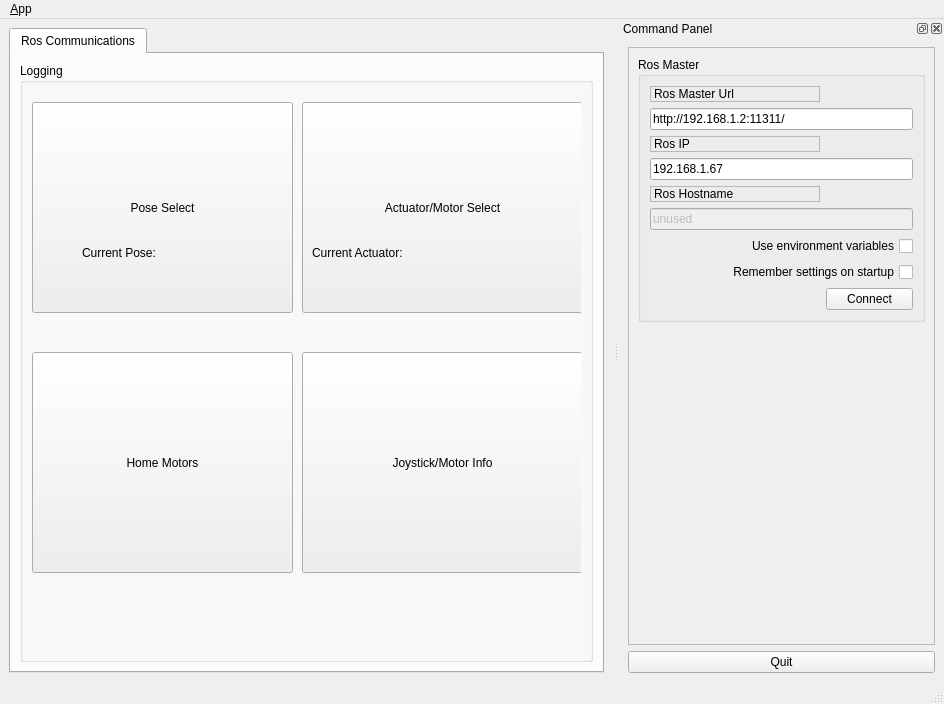
<?xml version="1.0" encoding="UTF-8"?>
<ui version="4.0">
 <class>MainWindowDesign</class>
 <widget class="QMainWindow" name="MainWindowDesign">
  <property name="geometry">
   <rect>
    <x>0</x>
    <y>0</y>
    <width>944</width>
    <height>704</height>
   </rect>
  </property>
  <property name="windowTitle">
   <string>QRosApp</string>
  </property>
  <property name="windowIcon">
   <iconset resource="../../my_qt_gui_publisher/resources/images.qrc">
    <normaloff>:/images/icon.png</normaloff>:/images/icon.png</iconset>
  </property>
  <property name="locale">
   <locale language="English" country="Australia"/>
  </property>
  <widget class="QWidget" name="centralwidget">
   <layout class="QHBoxLayout">
    <item>
     <widget class="QTabWidget" name="tab_manager">
      <property name="minimumSize">
       <size>
        <width>100</width>
        <height>0</height>
       </size>
      </property>
      <property name="locale">
       <locale language="English" country="Australia"/>
      </property>
      <property name="currentIndex">
       <number>0</number>
      </property>
      <widget class="QWidget" name="tab_status">
       <attribute name="title">
        <string>Ros Communications</string>
       </attribute>
       <layout class="QVBoxLayout" name="verticalLayout_2">
        <item>
         <widget class="QGroupBox" name="groupBox_12">
          <property name="sizePolicy">
           <sizepolicy hsizetype="MinimumExpanding" vsizetype="Preferred">
            <horstretch>0</horstretch>
            <verstretch>0</verstretch>
           </sizepolicy>
          </property>
          <property name="title">
           <string>Logging</string>
          </property>
          <layout class="QGridLayout" name="gridLayout_3">
           <item row="0" column="0">
            <widget class="QStackedWidget" name="stackedWidget">
             <widget class="QWidget" name="page_3">
              <widget class="QPushButton" name="pushButton">
               <property name="geometry">
                <rect>
                 <x>0</x>
                 <y>10</y>
                 <width>261</width>
                 <height>211</height>
                </rect>
               </property>
               <property name="text">
                <string>Pose Select</string>
               </property>
              </widget>
              <widget class="QPushButton" name="pushButton_2">
               <property name="geometry">
                <rect>
                 <x>270</x>
                 <y>10</y>
                 <width>281</width>
                 <height>211</height>
                </rect>
               </property>
               <property name="text">
                <string>Actuator/Motor Select</string>
               </property>
              </widget>
              <widget class="QPushButton" name="pushButton_3">
               <property name="geometry">
                <rect>
                 <x>0</x>
                 <y>260</y>
                 <width>261</width>
                 <height>221</height>
                </rect>
               </property>
               <property name="text">
                <string>Home Motors</string>
               </property>
              </widget>
              <widget class="QPushButton" name="pushButton_4">
               <property name="geometry">
                <rect>
                 <x>270</x>
                 <y>260</y>
                 <width>281</width>
                 <height>221</height>
                </rect>
               </property>
               <property name="text">
                <string>Joystick/Motor Info</string>
               </property>
              </widget>
              <widget class="QLabel" name="label_4">
               <property name="geometry">
                <rect>
                 <x>50</x>
                 <y>140</y>
                 <width>191</width>
                 <height>41</height>
                </rect>
               </property>
               <property name="text">
                <string>Current Pose: </string>
               </property>
              </widget>
              <widget class="QLabel" name="label_5">
               <property name="geometry">
                <rect>
                 <x>280</x>
                 <y>140</y>
                 <width>251</width>
                 <height>41</height>
                </rect>
               </property>
               <property name="text">
                <string>Current Actuator:</string>
               </property>
              </widget>
             </widget>
             <widget class="QWidget" name="page_2">
              <widget class="QPushButton" name="pushButton_5">
               <property name="geometry">
                <rect>
                 <x>90</x>
                 <y>10</y>
                 <width>321</width>
                 <height>191</height>
                </rect>
               </property>
               <property name="text">
                <string>Saved Pose 1</string>
               </property>
              </widget>
              <widget class="QPushButton" name="pushButton_6">
               <property name="geometry">
                <rect>
                 <x>90</x>
                 <y>270</y>
                 <width>321</width>
                 <height>191</height>
                </rect>
               </property>
               <property name="text">
                <string>Saved Pose 2</string>
               </property>
              </widget>
             </widget>
             <widget class="QWidget" name="page_4">
              <widget class="QPushButton" name="pushButton_7">
               <property name="geometry">
                <rect>
                 <x>0</x>
                 <y>0</y>
                 <width>261</width>
                 <height>171</height>
                </rect>
               </property>
               <property name="text">
                <string>Tendon Actuator 1</string>
               </property>
              </widget>
              <widget class="QPushButton" name="pushButton_8">
               <property name="geometry">
                <rect>
                 <x>280</x>
                 <y>0</y>
                 <width>261</width>
                 <height>171</height>
                </rect>
               </property>
               <property name="text">
                <string>Tendon Actuator 2</string>
               </property>
              </widget>
              <widget class="QPushButton" name="pushButton_9">
               <property name="geometry">
                <rect>
                 <x>130</x>
                 <y>180</y>
                 <width>261</width>
                 <height>171</height>
                </rect>
               </property>
               <property name="text">
                <string>Wrist Actuator</string>
               </property>
              </widget>
              <widget class="QPushButton" name="pushButton_10">
               <property name="geometry">
                <rect>
                 <x>50</x>
                 <y>380</y>
                 <width>221</width>
                 <height>151</height>
                </rect>
               </property>
               <property name="text">
                <string>Save to Pose 1</string>
               </property>
              </widget>
              <widget class="QPushButton" name="pushButton_11">
               <property name="geometry">
                <rect>
                 <x>280</x>
                 <y>380</y>
                 <width>221</width>
                 <height>151</height>
                </rect>
               </property>
               <property name="text">
                <string>Save to Pose 2</string>
               </property>
              </widget>
             </widget>
             <widget class="QWidget" name="page">
              <widget class="QListView" name="view_logging">
               <property name="geometry">
                <rect>
                 <x>10</x>
                 <y>50</y>
                 <width>511</width>
                 <height>471</height>
                </rect>
               </property>
              </widget>
              <widget class="QPushButton" name="pushButton_12">
               <property name="geometry">
                <rect>
                 <x>180</x>
                 <y>0</y>
                 <width>121</width>
                 <height>51</height>
                </rect>
               </property>
               <property name="text">
                <string>Return</string>
               </property>
              </widget>
             </widget>
            </widget>
           </item>
          </layout>
         </widget>
        </item>
       </layout>
      </widget>
     </widget>
    </item>
   </layout>
  </widget>
  <widget class="QMenuBar" name="menubar">
   <property name="geometry">
    <rect>
     <x>0</x>
     <y>0</y>
     <width>944</width>
     <height>25</height>
    </rect>
   </property>
   <widget class="QMenu" name="menu_File">
    <property name="title">
     <string>&amp;App</string>
    </property>
    <addaction name="action_Preferences"/>
    <addaction name="separator"/>
    <addaction name="actionAbout"/>
    <addaction name="actionAbout_Qt"/>
    <addaction name="separator"/>
    <addaction name="action_Quit"/>
   </widget>
   <addaction name="menu_File"/>
  </widget>
  <widget class="QStatusBar" name="statusbar"/>
  <widget class="QDockWidget" name="dock_status">
   <property name="sizePolicy">
    <sizepolicy hsizetype="Minimum" vsizetype="Preferred">
     <horstretch>0</horstretch>
     <verstretch>0</verstretch>
    </sizepolicy>
   </property>
   <property name="minimumSize">
    <size>
     <width>325</width>
     <height>395</height>
    </size>
   </property>
   <property name="allowedAreas">
    <set>Qt::RightDockWidgetArea</set>
   </property>
   <property name="windowTitle">
    <string>Command Panel</string>
   </property>
   <attribute name="dockWidgetArea">
    <number>2</number>
   </attribute>
   <widget class="QWidget" name="dockWidgetContents_2">
    <layout class="QVBoxLayout" name="verticalLayout">
     <item>
      <widget class="QFrame" name="frame">
       <property name="sizePolicy">
        <sizepolicy hsizetype="Minimum" vsizetype="Preferred">
         <horstretch>0</horstretch>
         <verstretch>0</verstretch>
        </sizepolicy>
       </property>
       <property name="frameShape">
        <enum>QFrame::StyledPanel</enum>
       </property>
       <property name="frameShadow">
        <enum>QFrame::Raised</enum>
       </property>
       <layout class="QVBoxLayout" name="verticalLayout_3">
        <item>
         <widget class="QGroupBox" name="groupBox">
          <property name="title">
           <string>Ros Master</string>
          </property>
          <layout class="QGridLayout" name="gridLayout">
           <item row="0" column="0">
            <widget class="QLabel" name="label">
             <property name="frameShape">
              <enum>QFrame::StyledPanel</enum>
             </property>
             <property name="frameShadow">
              <enum>QFrame::Raised</enum>
             </property>
             <property name="text">
              <string>Ros Master Url</string>
             </property>
            </widget>
           </item>
           <item row="1" column="0" colspan="2">
            <widget class="QLineEdit" name="line_edit_master">
             <property name="text">
              <string>http://192.168.1.2:11311/</string>
             </property>
            </widget>
           </item>
           <item row="2" column="0">
            <widget class="QLabel" name="label_2">
             <property name="frameShape">
              <enum>QFrame::StyledPanel</enum>
             </property>
             <property name="frameShadow">
              <enum>QFrame::Raised</enum>
             </property>
             <property name="text">
              <string>Ros IP</string>
             </property>
            </widget>
           </item>
           <item row="3" column="0" colspan="2">
            <widget class="QLineEdit" name="line_edit_host">
             <property name="text">
              <string>192.168.1.67</string>
             </property>
            </widget>
           </item>
           <item row="4" column="0">
            <widget class="QLabel" name="label_3">
             <property name="frameShape">
              <enum>QFrame::StyledPanel</enum>
             </property>
             <property name="frameShadow">
              <enum>QFrame::Raised</enum>
             </property>
             <property name="text">
              <string>Ros Hostname</string>
             </property>
            </widget>
           </item>
           <item row="5" column="0" colspan="2">
            <widget class="QLineEdit" name="line_edit_topic">
             <property name="enabled">
              <bool>false</bool>
             </property>
             <property name="text">
              <string>unused</string>
             </property>
            </widget>
           </item>
           <item row="6" column="0" colspan="2">
            <widget class="QCheckBox" name="checkbox_use_environment">
             <property name="layoutDirection">
              <enum>Qt::RightToLeft</enum>
             </property>
             <property name="text">
              <string>Use environment variables</string>
             </property>
            </widget>
           </item>
           <item row="7" column="0" colspan="2">
            <widget class="QCheckBox" name="checkbox_remember_settings">
             <property name="layoutDirection">
              <enum>Qt::RightToLeft</enum>
             </property>
             <property name="text">
              <string>Remember settings on startup</string>
             </property>
            </widget>
           </item>
           <item row="8" column="0">
            <spacer name="horizontalSpacer">
             <property name="orientation">
              <enum>Qt::Horizontal</enum>
             </property>
             <property name="sizeHint" stdset="0">
              <size>
               <width>170</width>
               <height>21</height>
              </size>
             </property>
            </spacer>
           </item>
           <item row="8" column="1">
            <widget class="QPushButton" name="button_connect">
             <property name="enabled">
              <bool>true</bool>
             </property>
             <property name="sizePolicy">
              <sizepolicy hsizetype="MinimumExpanding" vsizetype="Fixed">
               <horstretch>0</horstretch>
               <verstretch>0</verstretch>
              </sizepolicy>
             </property>
             <property name="toolTip">
              <string>Set the target to the current joint trajectory state.</string>
             </property>
             <property name="statusTip">
              <string>Clear all waypoints and set the target to the current joint trajectory state.</string>
             </property>
             <property name="text">
              <string>Connect</string>
             </property>
            </widget>
           </item>
          </layout>
         </widget>
        </item>
        <item>
         <spacer name="verticalSpacer_3">
          <property name="orientation">
           <enum>Qt::Vertical</enum>
          </property>
          <property name="sizeHint" stdset="0">
           <size>
            <width>20</width>
            <height>233</height>
           </size>
          </property>
         </spacer>
        </item>
       </layout>
      </widget>
     </item>
     <item>
      <widget class="QPushButton" name="quit_button">
       <property name="sizePolicy">
        <sizepolicy hsizetype="MinimumExpanding" vsizetype="Fixed">
         <horstretch>0</horstretch>
         <verstretch>0</verstretch>
        </sizepolicy>
       </property>
       <property name="text">
        <string>Quit</string>
       </property>
      </widget>
     </item>
    </layout>
   </widget>
  </widget>
  <action name="action_Quit">
   <property name="text">
    <string>&amp;Quit</string>
   </property>
   <property name="shortcut">
    <string>Ctrl+Q</string>
   </property>
   <property name="shortcutContext">
    <enum>Qt::ApplicationShortcut</enum>
   </property>
  </action>
  <action name="action_Preferences">
   <property name="text">
    <string>&amp;Preferences</string>
   </property>
  </action>
  <action name="actionAbout">
   <property name="text">
    <string>&amp;About</string>
   </property>
  </action>
  <action name="actionAbout_Qt">
   <property name="text">
    <string>About &amp;Qt</string>
   </property>
  </action>
 </widget>
 <resources>
  <include location="../../my_qt_gui_publisher/resources/images.qrc"/>
 </resources>
 <connections>
  <connection>
   <sender>action_Quit</sender>
   <signal>triggered()</signal>
   <receiver>MainWindowDesign</receiver>
   <slot>close()</slot>
   <hints>
    <hint type="sourcelabel">
     <x>-1</x>
     <y>-1</y>
    </hint>
    <hint type="destinationlabel">
     <x>399</x>
     <y>299</y>
    </hint>
   </hints>
  </connection>
  <connection>
   <sender>quit_button</sender>
   <signal>clicked()</signal>
   <receiver>MainWindowDesign</receiver>
   <slot>close()</slot>
   <hints>
    <hint type="sourcelabel">
     <x>859</x>
     <y>552</y>
    </hint>
    <hint type="destinationlabel">
     <x>469</x>
     <y>299</y>
    </hint>
   </hints>
  </connection>
 </connections>
</ui>
